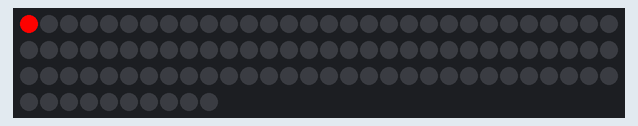
Simulated run of this sketch. Board: Arduino Uno, built with avr-gcc and run on an emulated ATmega328P. Shown: 100 RGB LEDs in strip order, left to right, continuing on the next row.

Above: at 0.15 s.
At 5.15 s:
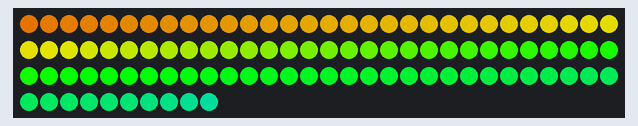
At 10.2 s:
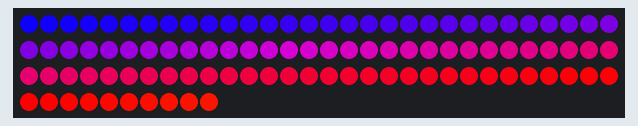
At 19.75 s:
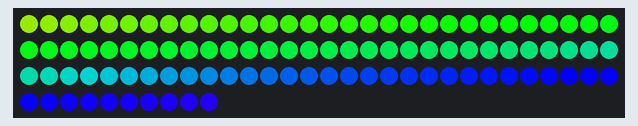
At 28.73 s:
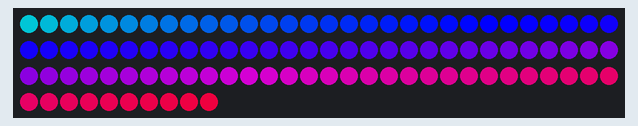
At 39.4 s:
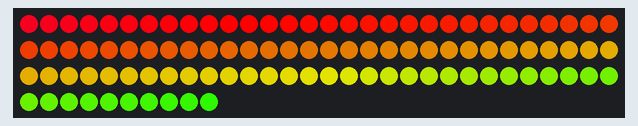

The sketch:

Rainbow_Cycle.ino
```cpp
#include <FastLED.h>
#define LED_PIN     5
#define NUM_LEDS    100
#define BRIGHTNESS  255
#define LED_TYPE    WS2811
#define COLOR_ORDER RGB
#define GAP 1
#define RATE 50
CRGB leds[NUM_LEDS];
int h = 0;

void setup() {
  FastLED.addLeds<LED_TYPE, LED_PIN, COLOR_ORDER>(leds, NUM_LEDS).setCorrection( TypicalLEDStrip );

}

//void setup() {
//        FastLED.addLeds<APA102, LED_PIN, CLOCK_PIN, RGB, DATA_RATE_MHZ(24)>(leds, NUM_LEDS);
//}

void loop() {

  for (int i = 0; i < NUM_LEDS; i++) {
    h = h + 1;
    leds[i] = CHSV( h, 255, 255 );
    FastLED.show();
    delay(GAP);
  }
//  delay(RATE);
  FastLED.show();
  delay(RATE);


}
```
